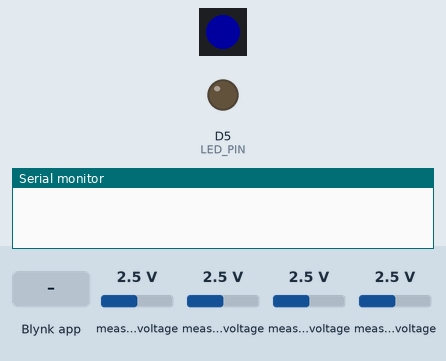
The sketch below on a simulated Particle Photon. On the bench: 1 RGB LEDs in strip order, left to right, output pins drawn as LEDs (lit = HIGH), the last lines printed to the serial monitor. Inputs (shaded band) come from the test bench; at power-on: measured voltage 2.5 V. Dim RGB values are drawn brighter than linear; WiFi joins after 1.5 s; servers stay silent unless stated; storage starts empty.

Above: at 0.1 s.
At 3.0 s:
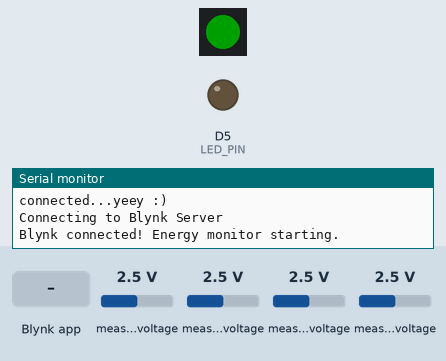
3.1 s: Blynk app writes 1 to V6
4.6 s: Blynk app writes 1 to V7
6.1 s: Blynk app writes 1 to V8
Timing chart, 0 to 9.1 s (numbered marks = the images above; inputs shaded):
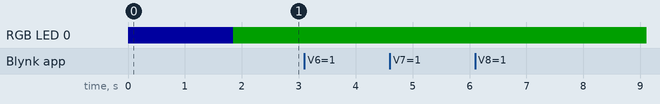

The sketch:

Blynk_RealPowerMeter.ino
```cpp
// (licence header left out)
#include <FS.h> //this needs to be first, or it all crashes and burns..

#if PLATFORM_ID == 88
#include "application.h"
#else
#include <Wire.h>
#include <SPI.h>
#endif

#define BLYNK_PRINT Serial    // Comment this out to disable prints and save space
//#define Serial SerialUSB
//#define Serial Serial1
/*
  #if defined(ARDUINO)
  SYSTEM_MODE(MANUAL);//do not connect to cloud
  #else
  SYSTEM_MODE(AUTOMATIC);//connect to cloud
  #endif
*/
#include <Adafruit_ADS1015.h>
#include <ESP8266WiFi.h>
#include <BlynkSimpleEsp8266.h>
#include <Adafruit_NeoPixel.h>

#include <DNSServer.h>            //Local DNS Server used for redirecting all requests to the configuration portal
#include <ESP8266WebServer.h>     //Local WebServer used to serve the configuration portal
#include <WiFiManager.h>          //https://github.com/tzapu/WiFiManager WiFi Configuration Magic

#include <ArduinoJson.h> //https://github.com/bblanchon/ArduinoJson

// You should get Auth Token in the Blynk App.
// Go to the Project Settings (nut icon).
char auth[36] = "YOUR_BLYNK_TOKEN";

//flag for saving data
bool shouldSaveConfig = false;

//callback notifying us of the need to save config
void saveConfigCallback () {
  Serial.println("Should save config");
  shouldSaveConfig = true;
}


bool notifyFlag = false;
#define VIRTUAL_EN_PUSH V0
#define VIRTUAL_POWER   V1
#define VIRTUAL_VOLTAGE V2
#define VIRTUAL_CURRENT V3
#define VIRTUAL_LCD     V4
#define VIRTUAL_PF      V5
WidgetLCD lcd(VIRTUAL_LCD);
bool pushEnabled = false;

//////////////////////////
// Hardware Definitions //
//////////////////////////
const int LED_PIN = 5;
const int RGB_PIN = 4;
Adafruit_NeoPixel rgb = Adafruit_NeoPixel(1, RGB_PIN, NEO_GRB + NEO_KHZ800);
void setLED(uint8_t red, uint8_t green, uint8_t blue);

#ifdef ESP8266
#include <pgmspace.h>
#else
#include <avr/pgmspace.h>
#endif


Adafruit_ADS1115 ads;  /* Use this for the 16-bit version */
//Maximum value of ADS
#define ADC_COUNTS 32768
#define PHASECAL 1.7
#define VCAL 0.8
#define ICAL 0.04

double filteredI;
double lastFilteredV, filteredV; //Filtered_ is the raw analog value minus the DC offset
int sampleV;                 //sample_ holds the raw analog read value
int sampleI;

double offsetV;                          //Low-pass filter output
double offsetI;                          //Low-pass filter output

//Scaling for final calibration
double vmult = 1.0, imult = 1.0, phmult = 1.0;

double realPower,
       apparentPower,
       powerFactor,
       Vrms,
       Irms;
double phaseShiftedV; //Holds the calibrated phase shifted voltage.
int startV; //Instantaneous voltage at start of sample window.
double sqV, sumV, sqI, sumI, instP, sumP; //sq = squared, sum = Sum, inst = instantaneous
boolean lastVCross, checkVCross; //Used to measure number of times threshold is crossed.

double squareRoot(double fg)
{
  double n = fg / 2.0;
  double lstX = 0.0;
  while (n != lstX)
  {
    lstX = n;
    n = (n + fg / n) / 2.0;
  }
  return n;
}

void calcVI(unsigned int crossings, unsigned int timeout)
{

  unsigned int crossCount = 0;                             //Used to measure number of times threshold is crossed.
  unsigned int numberOfSamples = 0;                        //This is now incremented

  //-------------------------------------------------------------------------------------------------------------------------
  // 1) Waits for the waveform to be close to 'zero' (mid-scale adc) part in sin curve.
  //-------------------------------------------------------------------------------------------------------------------------
  boolean st = false;                                //an indicator to exit the while loop

  unsigned long start = millis();    //millis()-start makes sure it doesnt get stuck in the loop if there is an error.

  /*
    while(st==false)                                   //the while loop...
    {
     startV = ads.readADC_Differential_2_3();                    //using the voltage waveform
     if ((startV < (ADC_COUNTS*0.6)) && (startV > (-ADC_COUNTS*0.6))) st=true;  //check its within range
     if ((millis()-start)>timeout) st = true;
    }
  */
  //-------------------------------------------------------------------------------------------------------------------------
  // 2) Main measurement loop
  //-------------------------------------------------------------------------------------------------------------------------
  start = millis();

  while ((crossCount < crossings) && ((millis() - start) < timeout))
  {
    numberOfSamples++;                       //Count number of times looped.
    lastFilteredV = filteredV;               //Used for delay/phase compensation

    //-----------------------------------------------------------------------------
    // A) Read in raw voltage and current samples
    //-----------------------------------------------------------------------------
    sampleV = ads.readADC_Differential_0_1();                 //Read in raw voltage signal
    sampleI = ads.readADC_Differential_2_3();                 //Read in raw current signal

    //-----------------------------------------------------------------------------
    // B) Apply digital low pass filters to extract the 2.5 V or 1.65 V dc offset,
    //     then subtract this - signal is now centred on 0 counts.
    //-----------------------------------------------------------------------------
    offsetV = offsetV + ((sampleV - offsetV) / 1024);
    filteredV = sampleV - offsetV;
    offsetI = offsetI + ((sampleI - offsetI) / 1024);
    filteredI = sampleI - offsetI;

    //-----------------------------------------------------------------------------
    // C) Root-mean-square method voltage
    //-----------------------------------------------------------------------------
    sqV = filteredV * filteredV;                //1) square voltage values
    sumV += sqV;                                //2) sum

    //-----------------------------------------------------------------------------
    // D) Root-mean-square method current
    //-----------------------------------------------------------------------------
    sqI = filteredI * filteredI;                //1) square current values
    sumI += sqI;                                //2) sum

    //-----------------------------------------------------------------------------
    // E) Phase calibration
    //-----------------------------------------------------------------------------
    phaseShiftedV = lastFilteredV + PHASECAL * (filteredV - lastFilteredV);

    //-----------------------------------------------------------------------------
    // F) Instantaneous power calc
    //-----------------------------------------------------------------------------
    instP = phaseShiftedV * filteredI;          //Instantaneous Power
    sumP += instP;                              //Sum

    //-----------------------------------------------------------------------------
    // G) Find the number of times the voltage has crossed the initial voltage
    //    - every 2 crosses we will have sampled 1 wavelength
    //    - so this method allows us to sample an integer number of half wavelengths which increases accuracy
    //-----------------------------------------------------------------------------
    lastVCross = checkVCross;
    if (sampleV > startV) checkVCross = true;
    else checkVCross = false;
    if (numberOfSamples == 1) lastVCross = checkVCross;

    if (lastVCross != checkVCross) crossCount++;
  }

  //-------------------------------------------------------------------------------------------------------------------------
  // 3) Post loop calculations
  //-------------------------------------------------------------------------------------------------------------------------
  //Calculation of the root of the mean of the voltage and current squared (rms)
  //Calibration coefficients applied.
  float multiplier = 0.125F; /* ADS1115 @ +/- 4.096V gain (16-bit results) */
  double V_RATIO = VCAL * multiplier;
  Vrms = V_RATIO * squareRoot(sumV / numberOfSamples);

  double I_RATIO = ICAL * multiplier;
  Irms = I_RATIO * squareRoot(sumI / numberOfSamples);

  //Calculation power values
  realPower = V_RATIO * I_RATIO * sumP / numberOfSamples;
  apparentPower = Vrms * Irms;
  powerFactor = realPower / apparentPower;

  //Reset accumulators
  sumV = 0;
  sumI = 0;
  sumP = 0;
  //--------------------------------------------------------------------------------------
}

void readBlynkConfig()
{
  //clean FS, for testing
  //SPIFFS.format();

  //read configuration from FS json
  //Serial.println("mounting FS...");

  if (SPIFFS.begin()) {
    //Serial.println("mounted file system");
    if (SPIFFS.exists("/config.json")) {
      //file exists, reading and loading
      //Serial.println("reading config file");
      File configFile = SPIFFS.open("/config.json", "r");
      if (configFile) {
        //Serial.println("opened config file");
        size_t size = configFile.size();
        // Allocate a buffer to store contents of the file.
        std::unique_ptr<char[]> buf(new char[size]);

        configFile.readBytes(buf.get(), size);
        DynamicJsonBuffer jsonBuffer;
        JsonObject& json = jsonBuffer.parseObject(buf.get());
        json.printTo(Serial);
        if (json.success()) {
          //Serial.println("\nparsed json");
          strcpy(auth, json["auth"]);

        } else {
          //Serial.println("failed to load json config");
        }
      }
    }
  } else {
    //Serial.println("failed to mount FS");
  }
  //end read
}

void saveBlynkConfig()
{
  //save the custom parameters to FS
  if (shouldSaveConfig) {
    //Serial.println("saving config");
    DynamicJsonBuffer jsonBuffer;
    JsonObject& json = jsonBuffer.createObject();
    json["auth"] = auth;

    File configFile = SPIFFS.open("/config.json", "w");
    if (!configFile) {
      //Serial.println("failed to open config file for writing");
    }

    json.printTo(Serial);
    json.printTo(configFile);
    configFile.close();
    //end save
  }
}

void readMultConfig()
{
  //clean FS, for testing
  //SPIFFS.format();

  //read configuration from FS json
  //Serial.println("mounting FS...");

  if (SPIFFS.begin()) {
    //Serial.println("mounted file system");
    if (SPIFFS.exists("/mult.json")) {
      //file exists, reading and loading
      //Serial.println("reading config file");
      File configFile = SPIFFS.open("/mult.json", "r");
      if (configFile) {
        //Serial.println("opened config file");
        size_t size = configFile.size();
        // Allocate a buffer to store contents of the file.
        std::unique_ptr<char[]> buf(new char[size]);

        configFile.readBytes(buf.get(), size);
        DynamicJsonBuffer jsonBuffer;
        JsonObject& json = jsonBuffer.parseObject(buf.get());
        json.printTo(Serial);
        if (json.success()) {
          //Serial.println("\nparsed json");
          vmult = json["vmult"];
          imult = json["imult"];
          phmult = json["phmult"];
        } else {
          //Serial.println("failed to load json config");
        }
      }
    }
  } else {
    //Serial.println("failed to mount FS");
  }
  //end read
}

void saveMultConfig()
{
  //save the multiplier parameters to FS
  //Serial.println("saving config");
  DynamicJsonBuffer jsonBuffer;
  JsonObject& json = jsonBuffer.createObject();
  json["vmult"] = vmult;
  json["imult"] = imult;
  json["phmult"] = phmult;

  File configFile = SPIFFS.open("/mult.json", "w");
  if (!configFile) {
    //Serial.println("failed to open config file for writing");
  }

  json.printTo(Serial);
  json.printTo(configFile);
  configFile.close();
  //end save
}

void setup() {
  Serial.begin(9600);

  pinMode(LED_PIN, OUTPUT);
  digitalWrite(LED_PIN, LOW); // Turn off blue LED
  rgb.begin(); // Set up WS2812
  setLED(0, 0, 32); // LED blue

  ads.setGain(GAIN_ONE);        // 1x gain   +/- 4.096V  1 bit = 0.125mV
  ads.begin();

  Wire.begin();

  //Read previous config
  readBlynkConfig();
  readMultConfig();

  // The extra parameters to be configured (can be either global or just in the setup)
  // After connecting, parameter.getValue() will get you the configured value
  // id/name placeholder/prompt default length
  WiFiManagerParameter custom_blynk_token("blynk", "blynk token", auth, 33);

  //Use wifi manager to get config
  WiFiManager wifiManager;
  wifiManager.setDebugOutput(false);

  //set config save notify callback
  wifiManager.setSaveConfigCallback(saveConfigCallback);

  //add all your parameters here
  wifiManager.addParameter(&custom_blynk_token);

  //first parameter is name of access point, second is the password
  wifiManager.autoConnect("Blynkwhatnick", "EnergyMonitor");

  //if you get here you have connected to the WiFi
  Serial.println("connected...yeey :)");

  //read updated parameters
  strcpy(auth, custom_blynk_token.getValue());

  saveBlynkConfig();

  // Initialize Blynk, and wait for a connection before doing anything else
  Serial.println("Connecting to Blynk Server");
  Blynk.config(auth);
  while (!Blynk.connected())
    Blynk.run();
  Serial.println("Blynk connected! Energy monitor starting.");

  setLED(0, 32, 0); // LED green
  // init done
}

int lastTick = 0;
void loop() {

  Blynk.run(); // Initiates Blynk
  if ((millis() - lastTick > 10000)) { //60000 - 1 minute
    measureVI();
    lastTick = millis();
    Serial.print("Vrms:");
    Serial.println(Vrms * vmult);
    Serial.print("Irms:");
    Serial.println(Irms * imult);
    Serial.print("Power:");
    Serial.println(realPower * vmult * imult);
    Serial.print("p.f.:");
    Serial.println(powerFactor * phmult);
  }
  yield();
}

bool firstConnect = true;
BLYNK_CONNECTED()
{
  if (firstConnect) // When we first connect to Blynk
  {
    // Two options here. Either sync values from phone to Blynk Board:
    //Blynk.syncAll(); // Uncomment to enable.
    // Or set phone variables to default values of the globals:
    Blynk.virtualWrite(VIRTUAL_POWER, realPower * vmult * imult);
    Blynk.virtualWrite(VIRTUAL_CURRENT, Irms * imult);
    Blynk.virtualWrite(VIRTUAL_VOLTAGE, Vrms * vmult);
    Blynk.virtualWrite(VIRTUAL_PF, powerFactor * phmult);

    // Print a splash screen:
    lcd.clear();
    lcd.print(0, 0, "Energy Monitor ");
    lcd.print(0, 1, "     Ready      ");
  }
}

void measureVI()
{
  calcVI(20, 2000);

  // Write the values to Blynk:
  Blynk.virtualWrite(VIRTUAL_POWER, realPower * vmult * imult);
  Blynk.virtualWrite(VIRTUAL_CURRENT, Irms * imult);
  Blynk.virtualWrite(VIRTUAL_VOLTAGE, Vrms * vmult);
  Blynk.virtualWrite(VIRTUAL_PF, powerFactor * phmult);

}

BLYNK_WRITE(V6) //Button Widget is writing to pin V6
{
  int pinData = param.asInt();
  vmult = pinData / 100.0f;
  Serial.print("V Mult: ");
  Serial.println(vmult);
  saveMultConfig();
}

BLYNK_WRITE(V7) //Button Widget is writing to pin V7
{
  int pinData = param.asInt();
  imult = pinData / 100.0f;
  Serial.print("I Mult: ");
  Serial.println(imult);
  saveMultConfig();
}

BLYNK_WRITE(V8) //Button Widget is writing to pin V8
{
  int pinData = param.asInt();
  phmult = pinData / 100.0f;
  Serial.print("Phase Mult: ");
  Serial.println(phmult);
  saveMultConfig();
}

void setLED(uint8_t red, uint8_t green, uint8_t blue)
{
  rgb.setPixelColor(0, rgb.Color(red, green, blue));
  rgb.show();
}
```
